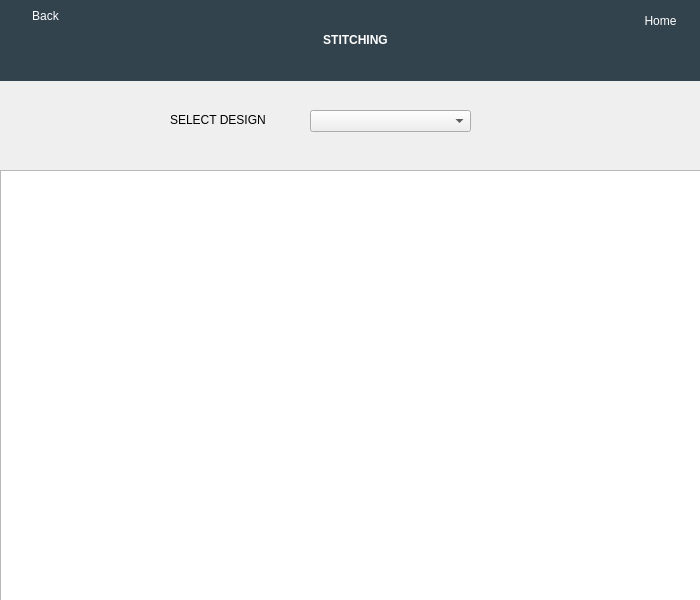
<?xml version="1.0" encoding="UTF-8"?>
<ui version="4.0">
 <class>stitchingv</class>
 <widget class="QWidget" name="stitchingv">
  <property name="geometry">
   <rect>
    <x>0</x>
    <y>0</y>
    <width>700</width>
    <height>600</height>
   </rect>
  </property>
  <property name="minimumSize">
   <size>
    <width>700</width>
    <height>600</height>
   </size>
  </property>
  <property name="maximumSize">
   <size>
    <width>700</width>
    <height>600</height>
   </size>
  </property>
  <property name="windowTitle">
   <string>StitchingV</string>
  </property>
  <property name="windowIcon">
   <iconset resource="res.qrc">
    <normaloff>:/Images/Images/STITCHING.png</normaloff>:/Images/Images/STITCHING.png</iconset>
  </property>
  <widget class="QLabel" name="label_2">
   <property name="geometry">
    <rect>
     <x>190</x>
     <y>10</y>
     <width>71</width>
     <height>61</height>
    </rect>
   </property>
   <property name="styleSheet">
    <string notr="true">background-color: rgb(50, 67, 77);</string>
   </property>
   <property name="text">
    <string/>
   </property>
   <property name="pixmap">
    <pixmap resource="res.qrc">:/Inverted Images/Images/Inverted/image (11).png</pixmap>
   </property>
   <property name="scaledContents">
    <bool>true</bool>
   </property>
  </widget>
  <widget class="QLabel" name="label_3">
   <property name="geometry">
    <rect>
     <x>170</x>
     <y>10</y>
     <width>71</width>
     <height>61</height>
    </rect>
   </property>
   <property name="styleSheet">
    <string notr="true">background-color: rgb(50, 67, 77);</string>
   </property>
   <property name="text">
    <string/>
   </property>
   <property name="pixmap">
    <pixmap resource="res.qrc">:/Inverted Images/Images/Inverted/image (11).png</pixmap>
   </property>
   <property name="scaledContents">
    <bool>true</bool>
   </property>
  </widget>
  <widget class="QPushButton" name="pushButton_8">
   <property name="geometry">
    <rect>
     <x>620</x>
     <y>0</y>
     <width>81</width>
     <height>41</height>
    </rect>
   </property>
   <property name="sizePolicy">
    <sizepolicy hsizetype="Preferred" vsizetype="Preferred">
     <horstretch>0</horstretch>
     <verstretch>0</verstretch>
    </sizepolicy>
   </property>
   <property name="layoutDirection">
    <enum>Qt::LeftToRight</enum>
   </property>
   <property name="autoFillBackground">
    <bool>false</bool>
   </property>
   <property name="styleSheet">
    <string notr="true">font: 75 8pt &quot;MS Sans Serif&quot;;
background-color: rgb(50, 67, 77);
color: rgb(255, 255, 255);
border: 5px;

border-radius: 10px;


</string>
   </property>
   <property name="text">
    <string>Home</string>
   </property>
   <property name="icon">
    <iconset resource="res.qrc">
     <normaloff>:/Inverted Images/Images/Inverted/image (26).png</normaloff>:/Inverted Images/Images/Inverted/image (26).png</iconset>
   </property>
   <property name="iconSize">
    <size>
     <width>20</width>
     <height>20</height>
    </size>
   </property>
  </widget>
  <widget class="QPushButton" name="pushButton_7">
   <property name="geometry">
    <rect>
     <x>10</x>
     <y>0</y>
     <width>71</width>
     <height>31</height>
    </rect>
   </property>
   <property name="sizePolicy">
    <sizepolicy hsizetype="Preferred" vsizetype="Preferred">
     <horstretch>0</horstretch>
     <verstretch>0</verstretch>
    </sizepolicy>
   </property>
   <property name="layoutDirection">
    <enum>Qt::LeftToRight</enum>
   </property>
   <property name="autoFillBackground">
    <bool>false</bool>
   </property>
   <property name="styleSheet">
    <string notr="true">font: 75 8pt &quot;MS Sans Serif&quot;;
background-color: rgb(50, 67, 77);
color: rgb(255, 255, 255);
border: 5px;

border-radius: 10px;


</string>
   </property>
   <property name="text">
    <string>Back</string>
   </property>
   <property name="icon">
    <iconset resource="res.qrc">
     <normaloff>:/Inverted Images/Images/Inverted/image (22).png</normaloff>:/Inverted Images/Images/Inverted/image (22).png</iconset>
   </property>
   <property name="iconSize">
    <size>
     <width>20</width>
     <height>20</height>
    </size>
   </property>
  </widget>
  <widget class="QLabel" name="label">
   <property name="geometry">
    <rect>
     <x>0</x>
     <y>0</y>
     <width>711</width>
     <height>81</height>
    </rect>
   </property>
   <property name="styleSheet">
    <string notr="true">color: rgb(255, 255, 255);
font: 58 26pt &quot;Lucida Bright&quot;;

background-color: rgb(50, 67, 77);


</string>
   </property>
   <property name="text">
    <string>&lt;html&gt;&lt;head/&gt;&lt;body&gt;&lt;p align=&quot;center&quot;&gt;&lt;span style=&quot; font-weight:600;&quot;&gt;STITCHING&lt;/span&gt;&lt;/p&gt;&lt;/body&gt;&lt;/html&gt;</string>
   </property>
  </widget>
  <widget class="QTableView" name="tableView">
   <property name="geometry">
    <rect>
     <x>0</x>
     <y>170</y>
     <width>701</width>
     <height>431</height>
    </rect>
   </property>
  </widget>
  <widget class="QComboBox" name="comboBox">
   <property name="geometry">
    <rect>
     <x>310</x>
     <y>110</y>
     <width>161</width>
     <height>22</height>
    </rect>
   </property>
  </widget>
  <widget class="QLabel" name="label_4">
   <property name="geometry">
    <rect>
     <x>170</x>
     <y>110</y>
     <width>101</width>
     <height>20</height>
    </rect>
   </property>
   <property name="text">
    <string>SELECT DESIGN</string>
   </property>
  </widget>
  <zorder>label_2</zorder>
  <zorder>label</zorder>
  <zorder>label_3</zorder>
  <zorder>pushButton_7</zorder>
  <zorder>pushButton_8</zorder>
  <zorder>tableView</zorder>
  <zorder>comboBox</zorder>
  <zorder>label_4</zorder>
 </widget>
 <resources>
  <include location="res.qrc"/>
 </resources>
 <connections/>
</ui>
